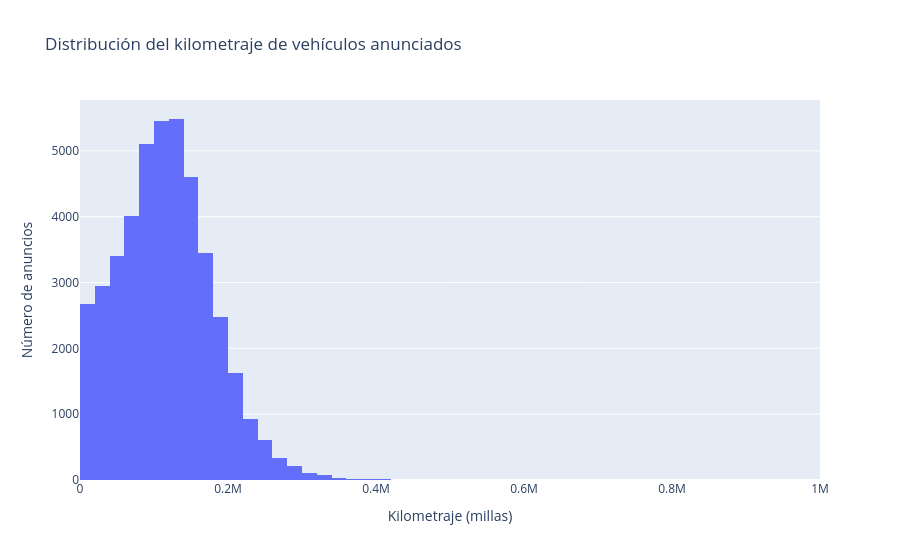

The notebook cell this image was saved under:
### Markdown cell above
## 4. Distribución del kilometraje

El histograma muestra dónde se concentran los vehículos anunciados y deja ver los valores extremos. Se eliminan únicamente los registros que no tienen kilometraje.

### Code cell
odo_data = car_data.dropna(subset=['odometer'])
fig_hist = px.histogram(odo_data, x='odometer', nbins=50,
    title='Distribución del kilometraje de vehículos anunciados',
    labels={'odometer': 'Kilometraje (millas)'})
fig_hist.update_layout(yaxis_title='Número de anuncios')
fig_hist.show()

### Figure 1 — Plotly figure (JSON) as saved in the notebook; plotly's stock layout.template omitted (floating-point values rounded to 4 significant figures; data arrays with more than 128 entries replaced by an {"elided": "..."} marker saying what was removed)
{"data": [{"bingroup": "x", "hovertemplate": "Kilometraje (millas)=%{x}<br>count=%{y}<extra></extra>", "legendgroup": "", "marker": {"color": "#636efa", "pattern": {"shape": ""}}, "name": "", "nbinsx": 50, "orientation": "v", "showlegend": false, "type": "histogram", "x": {"elided": "43633 float values"}, "xaxis": "x", "yaxis": "y"}], "layout": {"barmode": "relative", "legend": {"tracegroupgap": 0}, "title": {"text": "Distribución del kilometraje de vehículos anunciados"}, "xaxis": {"anchor": "y", "domain": [0.0, 1.0], "title": {"text": "Kilometraje (millas)"}}, "yaxis": {"anchor": "x", "domain": [0.0, 1.0], "title": {"text": "Número de anuncios"}}}}
